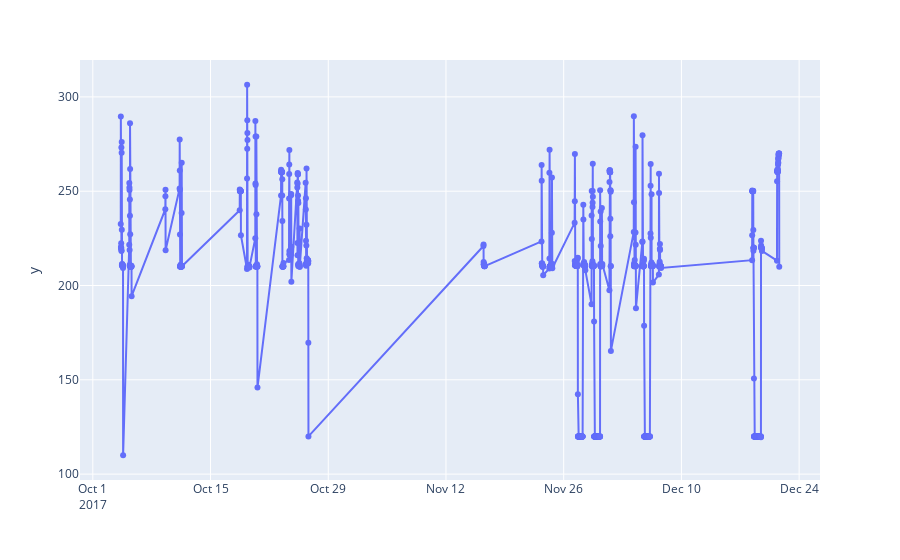

Notebook code for this chart:
### Code cell
px.scatter(pick_and_place_unit, x=pick_and_place_unit.index, y=pick_and_place_unit[('power', 'active')].values).update_traces(mode="lines+markers")

### Figure 1 — Plotly figure (JSON) as saved in the notebook; plotly's stock layout.template omitted (floating-point values rounded to 4 significant figures; data arrays with more than 128 entries replaced by an {"elided": "..."} marker saying what was removed)
{"data": [{"hovertemplate": "=%{x}<br>y=%{y}<extra></extra>", "legendgroup": "", "marker": {"color": "#636efa", "symbol": "circle"}, "mode": "lines+markers", "name": "", "orientation": "v", "showlegend": false, "type": "scatter", "x": {"elided": "915 str values"}, "xaxis": "x", "y": {"elided": "915 float values"}, "yaxis": "y"}], "layout": {"legend": {"tracegroupgap": 0}, "margin": {"t": 60}, "xaxis": {"anchor": "y", "domain": [0, 1], "title": {"text": ""}}, "yaxis": {"anchor": "x", "domain": [0, 1], "title": {"text": "y"}}}}
